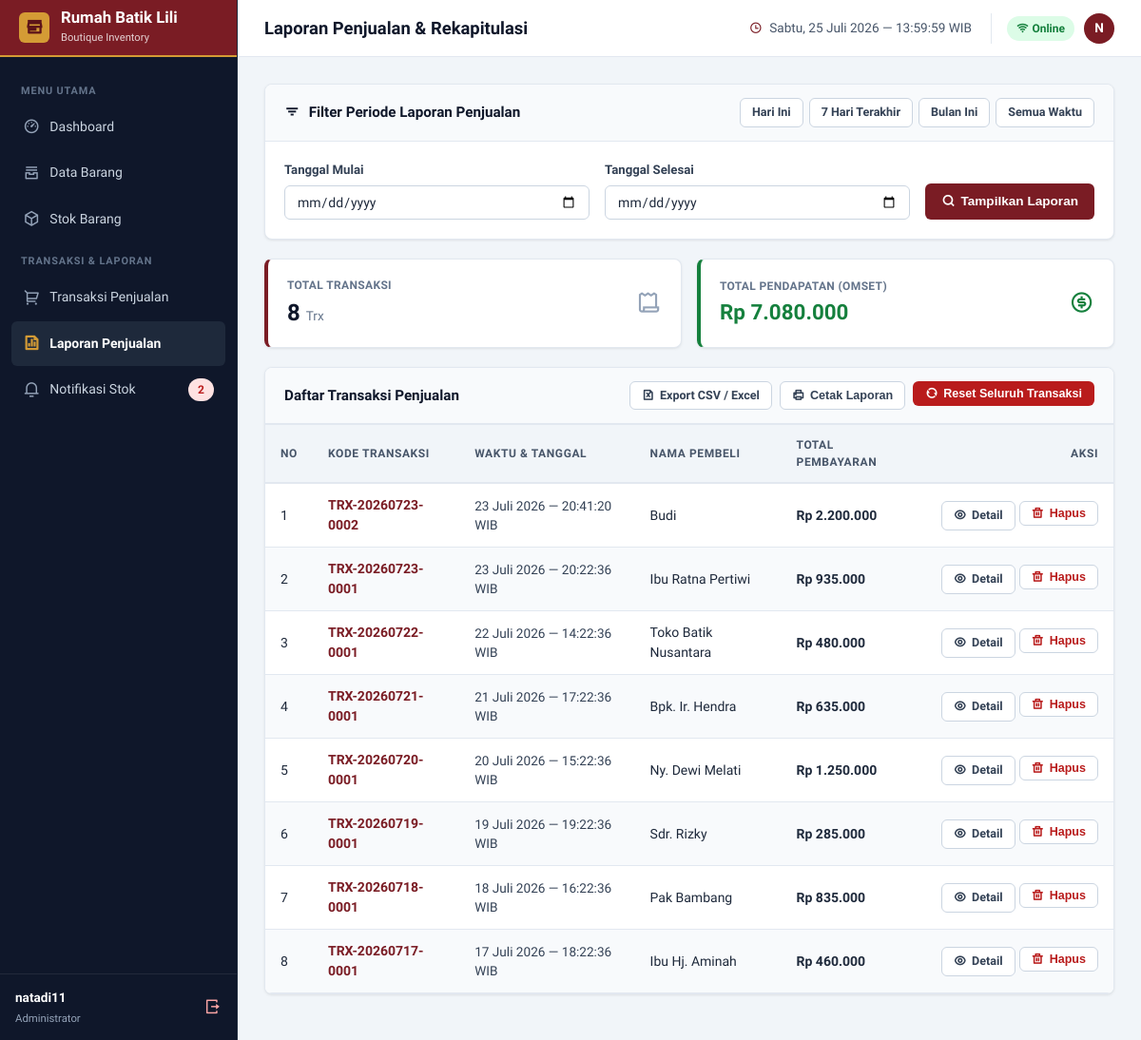
Before: /laporan (signed in) with the older database file.
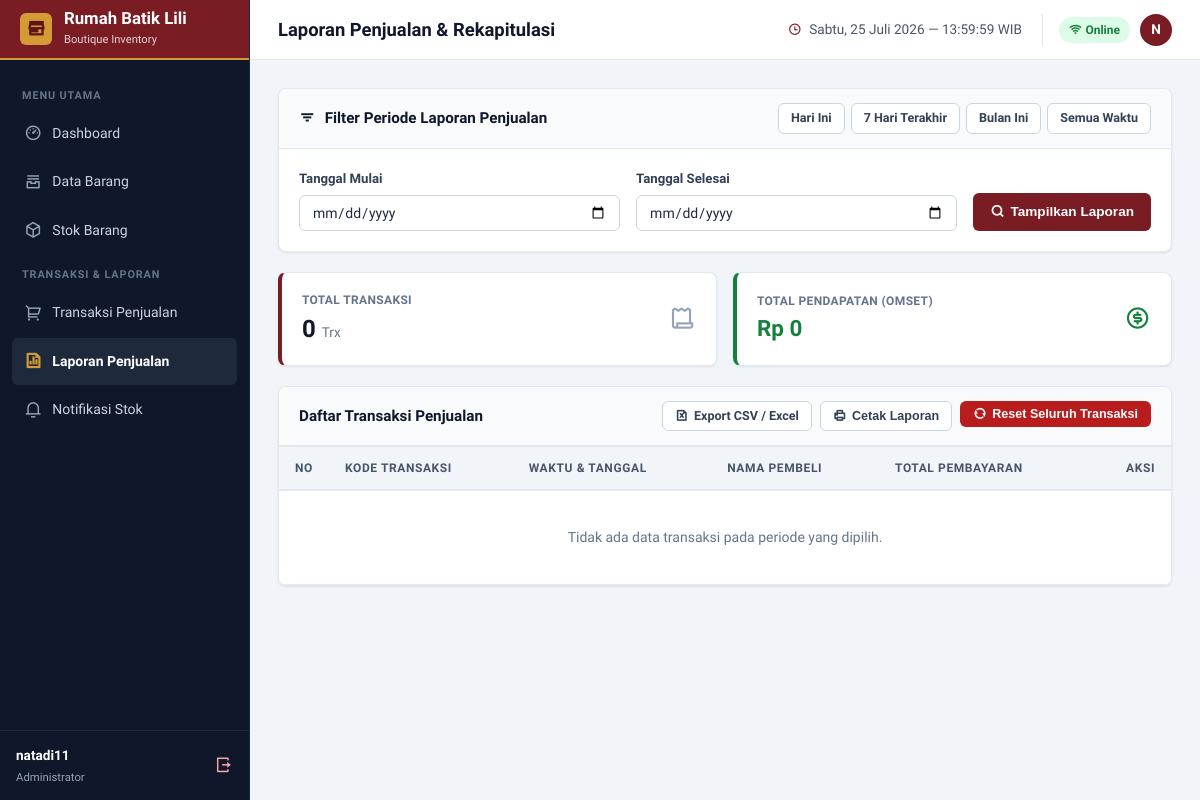
After: the same page with the newer database file.
### tables this page shows
CREATE TABLE transaksi (
                id INTEGER PRIMARY KEY AUTOINCREMENT,
                kode_transaksi TEXT UNIQUE NOT NULL,
                tanggal DATETIME DEFAULT CURRENT_TIMESTAMP,
                total_harga REAL NOT NULL,
                nama_pembeli TEXT DEFAULT 'Umum'
            );

### app.py (the view)
@app.route('/laporan')
@login_required
def laporan():
    tgl_mulai = request.args.get('tgl_mulai', '')
    tgl_selesai = request.args.get('tgl_selesai', '')
    preset = request.args.get('preset', '')
    now = datetime.now()
    if preset == 'today':
        tgl_mulai = now.strftime('%Y-%m-%d')
        tgl_selesai = now.strftime('%Y-%m-%d')
    elif preset == '7days':
        from datetime import timedelta
        tgl_mulai = (now - timedelta(days=6)).strftime('%Y-%m-%d')
        tgl_selesai = now.strftime('%Y-%m-%d')
    elif preset == 'this_month':
        tgl_mulai = now.strftime('%Y-%m-01')
        tgl_selesai = now.strftime('%Y-%m-%d')
    db = get_db()
    cursor = db.cursor()
    sql = 'SELECT * FROM transaksi WHERE 1=1'
    params = []
    if tgl_mulai:
        sql += ' AND date(tanggal) >= ?'
        params.append(tgl_mulai)
    if tgl_selesai:
        sql += ' AND date(tanggal) <= ?'
        params.append(tgl_selesai)
    sql += ' ORDER BY tanggal DESC'
    cursor.execute(sql, params)
    daftar_transaksi = cursor.fetchall()
    total_pendapatan = sum(row['total_harga'] for row in daftar_transaksi)
    total_transaksi = len(daftar_transaksi)
    return render_template('laporan.html',
                           daftar_transaksi=daftar_transaksi,
                           tgl_mulai=tgl_mulai,
                           tgl_selesai=tgl_selesai,
                           total_pendapatan=total_pendapatan,
                           total_transaksi=total_transaksi)

### app.py (called while the page is built)
def get_db():
    if 'db' not in g:
        g.db = sqlite3.connect(DB_PATH)
        g.db.row_factory = sqlite3.Row
    return g.db

@app.context_processor
def inject_notifications():
    if 'user_id' in session:
        db = get_db()
        cursor = db.cursor()
        cursor.execute('SELECT COUNT(*) as count FROM barang WHERE stok <= stok_minimum')
        low_stock_count = cursor.fetchone()['count']
        return dict(low_stock_count=low_stock_count)
    return dict(low_stock_count=0)

def login_required(f):
    @wraps(f)
    def decorated_function(*args, **kwargs):
        if 'user_id' not in session:
            flash('Silakan login terlebih dahulu untuk mengakses sistem.', 'warning')
            return redirect(url_for('login'))
        return f(*args, **kwargs)
    return decorated_function

### templates/laporan.html (shortened to what the changed rows need)
{% extends "base.html" %}
{% block page_title %}Laporan Penjualan & Rekapitulasi{% endblock %}
{% block content %}
<div class="metrics-grid">
    <div class="stat-card-box">
        <div>
            <p>Total Transaksi</p>
            <h3>{{ total_transaksi }} <small style="font-size: 0.85rem; font-weight: normal; color: var(--slate-500);">Trx</small></h3>
        </div>
    </div>
    <div class="stat-card-box" style="border-left-color: var(--status-success-fg);">
        <div>
            <p>Total Pendapatan (Omset)</p>
            <h3 style="font-size: 1.4rem; color: var(--status-success-fg);">Rp {{ "{:,.0f}".format(total_pendapatan).replace(',', '.') }}</h3>
        </div>
    </div>
</div>
<div class="card-box">
    <div class="table-responsive">
        <table class="table-grid">
            <thead>
                <tr>
                    <th style="width: 50px;">No</th>
                    <th>Kode Transaksi</th>
                    <th>Waktu & Tanggal</th>
                    <th>Nama Pembeli</th>
                    <th>Total Pembayaran</th>
                    <th class="no-print" style="text-align: right;">Aksi</th>
                </tr>
            </thead>
            <tbody>
                {% for t in daftar_transaksi %}
                    <tr>
                        <td>{{ loop.index }}</td>
                        <td><strong style="color: var(--brand-maroon);">{{ t.kode_transaksi }}</strong></td>
                        <td style="font-size: 0.85rem; color: var(--slate-700); font-weight: 500;">{{ t.tanggal | format_wib }}</td>
                        <td>{{ t.nama_pembeli }}</td>
                        <td><strong>Rp {{ "{:,.0f}".format(t.total_harga).replace(',', '.') }}</strong></td>
                        <td class="no-print" style="text-align: right;">
                            <div style="display: inline-flex; gap: 4px;">
                                <a href="{{ url_for('detail_transaksi', id=t.id) }}" class="btn-action btn-action-outline btn-action-sm" title="Lihat Struk">
                                    <i class="ri-eye-line"></i> Detail
                                </a>
                                <form action="{{ url_for('hapus_transaksi', id=t.id) }}" method="POST" onsubmit="return confirm('Hapus transaksi {{ t.kode_transaksi }}?');" style="display: inline;">
                                    <button type="submit" class="btn-action btn-action-outline btn-action-sm" style="color: var(--status-danger-fg);" title="Hapus Transaksi">
                                        <i class="ri-delete-bin-line"></i> Hapus
                                    </button>
                                </form>
                            </div>
                        </td>
                    </tr>
                {% else %}
                    <tr>
                        <td colspan="6" style="text-align: center; color: var(--slate-500); padding: 36px;">
                            Tidak ada data transaksi pada periode yang dipilih.
                        </td>
                    </tr>
                {% endfor %}
            </tbody>
        </table>
    </div>
</div>
{% endblock %}

Changed rows visible on the page:
removed transaksi: kode_transaksi "TRX-20260723-0002", tanggal "23 Juli 2026 — 20:41:20 WIB", nama_pembeli "Budi", total_harga "2.200.000"
removed transaksi: kode_transaksi "TRX-20260723-0001", tanggal "23 Juli 2026 — 20:22:36 WIB", nama_pembeli "Ibu Ratna Pertiwi", total_harga "935.000"
removed transaksi: kode_transaksi "TRX-20260722-0001", tanggal "22 Juli 2026 — 14:22:36 WIB", nama_pembeli "Toko Batik Nusantara", total_harga "480.000"
removed transaksi: kode_transaksi "TRX-20260721-0001", tanggal "21 Juli 2026 — 17:22:36 WIB", nama_pembeli "Bpk. Ir. Hendra", total_harga "635.000"
removed transaksi: kode_transaksi "TRX-20260720-0001", tanggal "20 Juli 2026 — 15:22:36 WIB", nama_pembeli "Ny. Dewi Melati", total_harga "1.250.000"
removed transaksi: kode_transaksi "TRX-20260719-0001", tanggal "19 Juli 2026 — 19:22:36 WIB", nama_pembeli "Sdr. Rizky", total_harga "285.000"
removed transaksi: kode_transaksi "TRX-20260718-0001", tanggal "18 Juli 2026 — 16:22:36 WIB", nama_pembeli "Pak Bambang", total_harga "835.000"
removed transaksi: kode_transaksi "TRX-20260717-0001", tanggal "17 Juli 2026 — 18:22:36 WIB", nama_pembeli "Ibu Hj. Aminah", total_harga "460.000"
Other visible differences:
{{ total_transaksi }}: "8" → "0"
{{ "{:,.0f}".format(total_pendapatan).replace(',', '.') }}: "7.080.000" → "0"
{{ low_stock_count }}: "2" → (not shown)
text now shown: "Tidak ada data transaksi pada periode yang dipilih."
